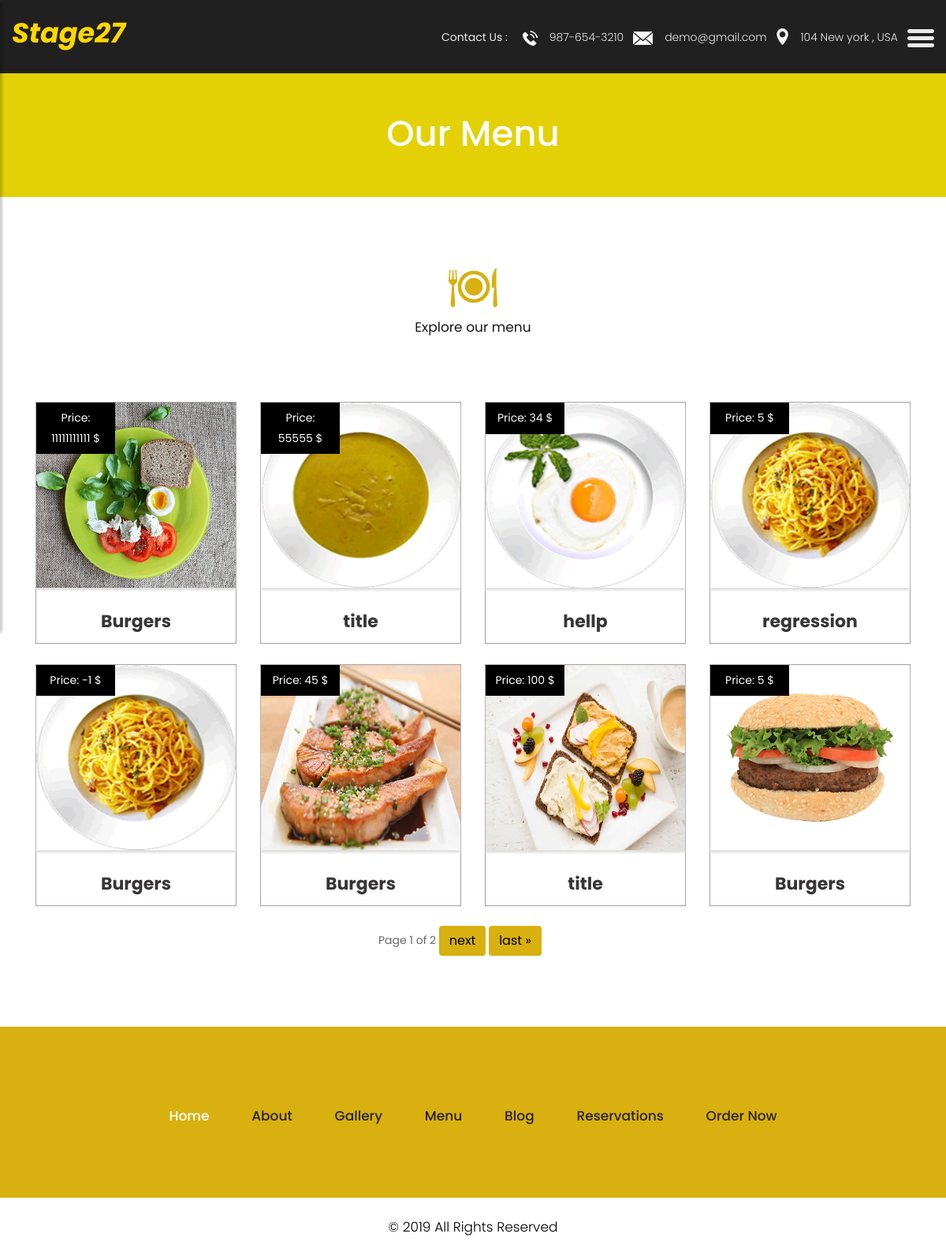
The app's page /menu/ with its own data.
### Home/models.py (models this page shows, shortened)
class menu(models.Model):
    title = models.CharField(max_length=200)
    image = models.ImageField(upload_to='menu')
    price = models.IntegerField()

### Home/views.py (the view)
# urls.py: path('menu/',menu_view,name='menu'),
def menu_view(request):
    menu_list = menu.objects.all().order_by('-id')
    page = request.GET.get('page', 1)
    paginator = Paginator(menu_list, 8)
    try:
        menus = paginator.page(page)
    except PageNotAnInteger:
        menus = paginator.page(1)
    except EmptyPage:
        menus = paginator.page(paginator.num_pages)
    return render(request,'Home/menu.html',{'menus':menus})

### templates/Home/menu.html (shortened to what this page needs)
{% load static %}
<!DOCTYPE html>
<html lang="en">
<head>
    <link rel="stylesheet" href="{% static 'css/bootstrap.min.css' %}">
    <link rel="stylesheet" href="{% static 'css/owl.carousel.min.css' %}">
    <link rel="stylesheet" href="{% static 'css/style.css' %}">
    <link rel="stylesheet" href="{% static 'css/responsive.css' %}">
    <link rel="stylesheet" href="https://cdnjs.cloudflare.com/ajax/libs/font-awesome/4.7.0/css/font-awesome.min.css">
</head>
<body class="main-layout blog_page">
    <div class="wrapper">
    <div id="content">
    <header>
        <div class="container-fluid">
            <div class="row">
                <div class="col-md-3">
                    <div class="full">
                        <h1 style="color: gold; font-size: 35px;"><i><b>Stage27</b></i></h1>                    </div>
                </div>
                <div class="col-md-9">
                    <div class="full">
                        <div class="right_header_info">
                            <ul>
                                <li class="dinone">Contact Us : <img style="margin-right: 15px;margin-left: 15px;" src="{% static 'images/phone_icon.png' %}" alt="#"><a href="#">987-654-3210</a></li>
                                <li class="dinone"><img style="margin-right: 15px;" src="{% static 'images/mail_icon.png' %}" alt="#"><a href="#">demo@gmail.com</a></li>
                                <li class="dinone"><img style="margin-right: 15px;height: 21px;position: relative;top: -2px;" src="{% static 'images/location_icon.png' %}" alt="#"><a href="#">104 New york , USA</a></li>
                                <li>
                                    <button type="button" id="sidebarCollapse">
                                        <img src="{% static 'images/menu_icon.png' %}" alt="#">
                                    </button>
                                </li>
                            </ul>
                        </div>
                    </div>
                </div>
            </div>
        </div>
    </header>
<div class="yellow_bg">
   <div class="container">
            <div class="row">
               <div class="col-md-12">
                  <div class="title">
                     <h2>Our Menu</h2>
                  </div>
               </div>
            </div>
          </div>
</div>
<div class="blog">
  <div class="container">
    <div class="row">
      <div class="col-md-12">
        <div class="title">
          <i><img src="{% static 'images/title.png' %}" alt="#"/></i>
          <span>Explore our menu</span>
        </div>
      </div>
    </div>
    <div class="row">
        {% for data in menus %}
        <div class="col-xl-3 col-lg-3 col-md-3 col-sm-12 mar_bottom">
            <br>
            <div class="blog_box">
                <div class="blog_img_box">
                <figure><img src="/media/{{data.image}}" alt="image not found" style="height:235px;"/>
                    <span>Price: {{data.price}} $</span>
                </figure>
                </div>
                <h3><center><b>{{data.title}}</b></center></h3>
            </div>
            </div>
      {% endfor %}
    </div>
  </div>
</div>
<br>
<div class="pagination" style="padding-left: 40%;">
    <span class="step-links">
        <span class="current">
            Page {{ menus.number }} of {{ menus.paginator.num_pages }}
        </span>
        {% if menus.has_next %}
            <button class=" btn" style="background: rgb(216,176,15);"><a href="?page={{ menus.next_page_number }}" style="color: black;">next</a></button>
            <button class=" btn" style="background: rgb(216,176,15);"><a href="?page={{ menus.paginator.num_pages }}" style="color: black;">last »</a></button>
        {% endif %}
    </span>
  </div>
    <fooetr>
        <div class="footer">
            <div class="container-fluid">
                <div class="row">
                    <div class="col-md-12">
                        <ul class="lik">
                            <li class="active"> <a href="{% url 'home' %}">Home</a></li>
                            <li> <a href="{% url 'about' %}">About</a></li>
                            <li> <a href="{% url 'gallery' %}">Gallery</a></li>
                            <li> <a href="{% url 'menu' %}">Menu</a></li>
                            <li> <a href="{% url 'blog' %}">Blog</a></li>
                            <li> <a href="#">Reservations</a></li>
                            <li> <a href="http://www.stage27.co/s/order">Order Now</a></li>
                        </ul>
                    </div>
                </div>
            </div>
            <div class="copyright">
                <div class="container">
                    <p>© 2019 All Rights Reserved</p>
                </div>
            </div>
        </div>
    </fooetr>
    </div>
    </div>
</body>
</html>

### static/css/style.css (style rules this page uses)
body { color: #666666; font-size: 14px; font-family: 'poppins', sans-serif; line-height: 1.80857; font-weight: normal; }
a { color: #1f1f1f; text-decoration: none !important; outline: none !important; -webkit-transition: all .3s ease-in-out; -moz-transition: all .3s ease-in-out; -ms-transition: all .3s ease-in-out; -o-transition: all .3s ease-in-out; transition: all .3s ease-in-out; }
h1, h2, h3, h4, h5, h6 { letter-spacing: 0; font-weight: normal; position: relative; padding: 0 0 10px 0; font-weight: normal; line-height: normal; color: #111111; margin: 0 }
h1 { font-size: 24px }
h2 { font-size: 22px }
h3 { font-size: 18px }
*, *::after, *::before { -webkit-box-sizing: border-box; -moz-box-sizing: border-box; box-sizing: border-box; }
ul, li, ol { margin: 0px; padding: 0px; list-style: none; }
p { margin: 0px; font-weight: 300; font-size: 15px; line-height: 24px; }
a { color: #222222; text-decoration: none; outline: none !important; }
a, .btn { text-decoration: none !important; outline: none !important; -webkit-transition: all .3s ease-in-out; -moz-transition: all .3s ease-in-out; -ms-transition: all .3s ease-in-out; -o-transition: all .3s ease-in-out; transition: all .3s ease-in-out; }
img { max-width: 100%; height: auto; }
button { border: 0; margin: 0; padding: 0; cursor: pointer; }
.full { float: left; width: 100%; }
.full { width: 100%; float: left; margin: 0; padding: 0; }
header { min-height: 90px; background: #212020; padding: 15px 0; position: fixed; width: 100%; top: 0; left: 0; z-index: 998; }
header .container-fluid { max-width: 1850px; }
.right_header_info { width: 100%; float: left; padding: 20px 0 0; }
.right_header_info ul { list-style: none; padding: 0; margin: 0; float: right; }
.right_header_info ul li { display: inline; font-size: 16px; margin-left: 45px; color: #eaeaea; font-weight: 400; float: left; }
.right_header_info ul li a { color: #eaeaea; font-weight: 300; }
#sidebarCollapse { background: transparent; }
.blog { padding-top: 180px; }
.title { text-align: center; padding-bottom: 60px; }
.title h2 { font-size: 45px; font-weight: 500; line-height: 40px; color: #191918; padding: 20px 0px; }
.title span { color: #191918; font-size: 17px; line-height: 20px; display: block; }
.blog .blog_box { border:#a1a1a1 solid 1px; background: #fff; }
.blog .blog_box .blog_img_box { background: #fff; box-shadow: #ddd 0px 3px 3px 0px; }
.blog .blog_box .blog_img_box figure { margin:0; position: relative; }
.blog_img_box figure img { width: 100%; }
.blog .blog_box .blog_img_box figure span { background: #000; top: 0; text-align: center; padding: 7px 10px; color: #fff; right: 0; left: 0; position: absolute; width: 100px; }
.blog .blog_box h3 { color: #373535; font-size: 22px; line-height: 25px; font-weight: 500; padding: 0px 20px; padding-top: 30px; padding-bottom: 15px; }
.footer { background: #d8b00f; padding-top:90px; margin-top: 90px; }
ul.lik { text-align: center; margin-top: 10px; }
ul.lik li { display: inline-block; }
ul.lik li a { color: #292323; font-size: 17px; line-height: 27px; padding: 0px 25px; font-weight: 500; }
ul.lik li.active a { color: #fff; }
.copyright { background: #fff; margin-top: 90px; }
.copyright p { color: #000; text-align: center; padding: 25px 0px; font-size: 17px; }
#sidebarCollapse { background: transparent; padding: 0; border: none; }
.yellow_bg .title h2 { font-weight: bold; color: #fff; font-weight: 500; }
.yellow_bg { background-color: #e3d105; padding: 40px 0px; margin-top: 90px; }
.yellow_bg .title { padding-bottom: 0px; text-align: center; }
.blog_page .blog { padding-top: 90px; }
.blog_page .blog span { padding-top: 15px; }

### static/css/responsive.css (style rules this page uses)
@media (min-width: 1200px) and (max-width: 1500px) { .right_header_info ul li { font-size: 14px; margin-left: 12px; } }

### records on screen
menu: image (picture), price "11111111111", title "Burgers"
menu: image (picture), price "55555", title "title"
menu: image (picture), price "34", title "hellp"
menu: image (picture), price "5", title "regression"
menu: image (picture), price "-1", title "Burgers"
menu: image (picture), price "45", title "Burgers"
menu: image (picture), price "100", title "title"
menu: image (picture), price "5", title "Burgers"

### other values on screen
{{ menus.number }} "1"
{{ menus.paginator.num_pages }} "2"
